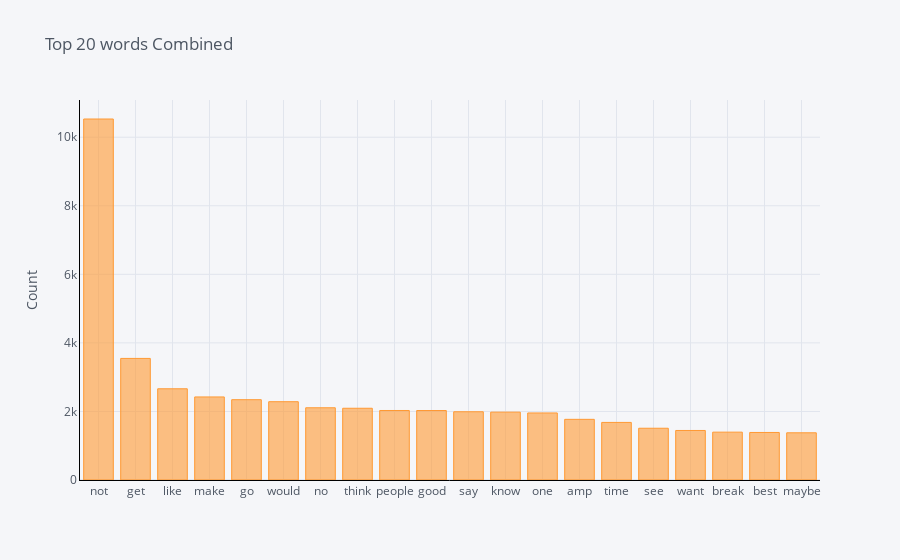

The notebook cell saved with this chart:
### Code cell
common_words = get_top_n_words(df['cleaned_text'].tolist(), 20)
data_frame = pd.DataFrame(common_words, columns = ['ReviewText' , 'count'])
data_frame.groupby('ReviewText').sum()['count'].sort_values(ascending=False).iplot(
    kind='bar', yTitle='Count', linecolor='black', title='Top 20 words Combined')

### Figure 1 — Plotly figure (JSON) as saved in the notebook; plotly's stock layout.template omitted (floating-point values rounded to 4 significant figures)
{"data": [{"marker": {"color": "rgba(255, 153, 51, 0.6)", "line": {"color": "rgba(255, 153, 51, 1.0)", "width": 1}}, "name": "count", "orientation": "v", "text": "", "type": "bar", "x": ["not", "get", "like", "make", "go", "would", "no", "think", "people", "good", "say", "know", "one", "amp", "time", "see", "want", "break", "best", "maybe"], "y": [10532, 3547, 2661, 2423, 2343, 2284, 2107, 2093, 2028, 2027, 1991, 1980, 1956, 1770, 1680, 1510, 1445, 1396, 1387, 1377]}], "layout": {"legend": {"bgcolor": "#F5F6F9", "font": {"color": "#4D5663"}}, "paper_bgcolor": "#F5F6F9", "plot_bgcolor": "#F5F6F9", "title": {"font": {"color": "#4D5663"}, "text": "Top 20 words Combined"}, "xaxis": {"gridcolor": "#E1E5ED", "linecolor": "black", "showgrid": true, "tickfont": {"color": "#4D5663"}, "title": {"font": {"color": "#4D5663"}, "text": ""}, "zerolinecolor": "#E1E5ED"}, "yaxis": {"gridcolor": "#E1E5ED", "linecolor": "black", "showgrid": true, "tickfont": {"color": "#4D5663"}, "title": {"font": {"color": "#4D5663"}, "text": "Count"}, "zerolinecolor": "#E1E5ED"}}}
